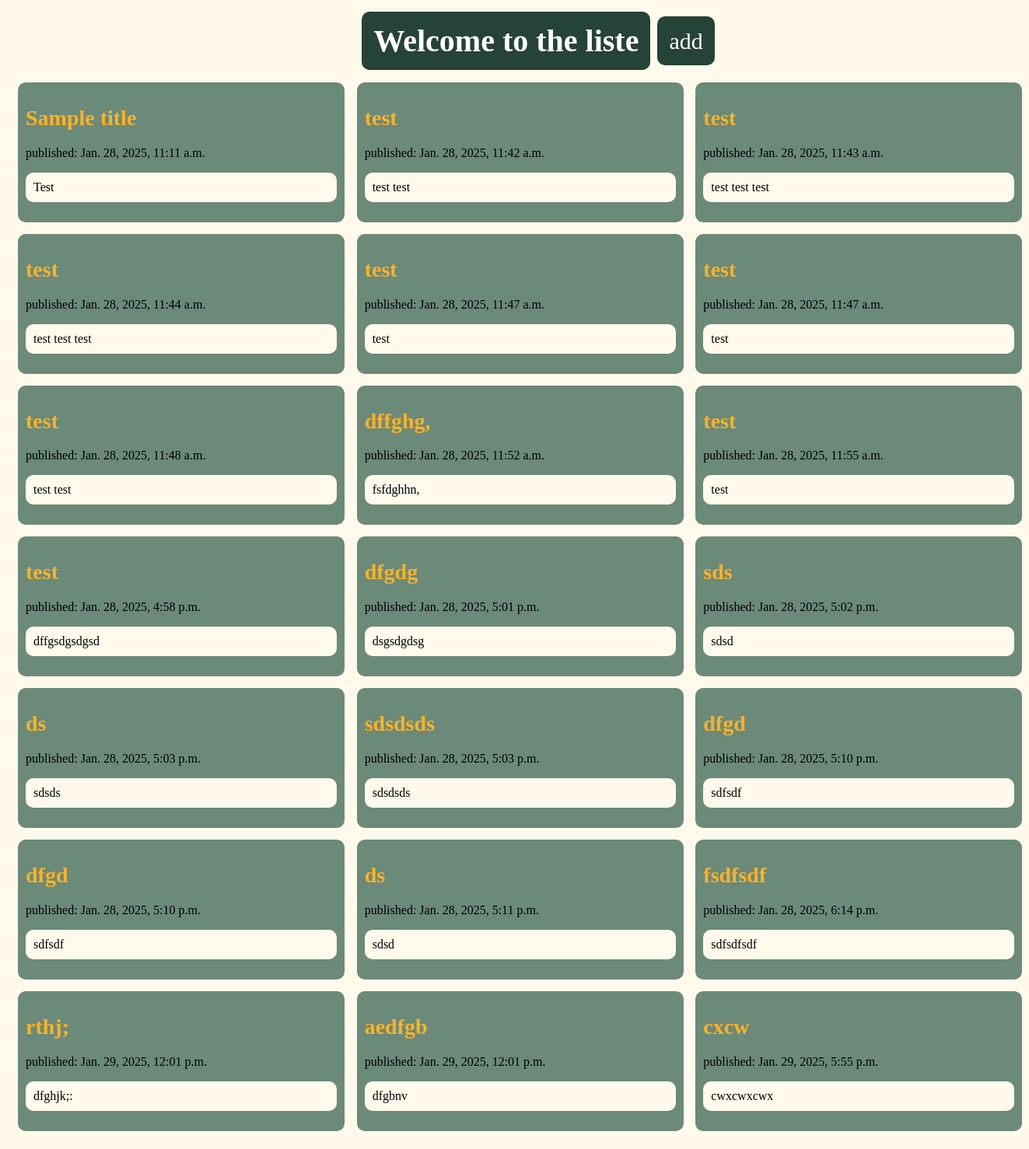
Page /next/ on the earlier database version.
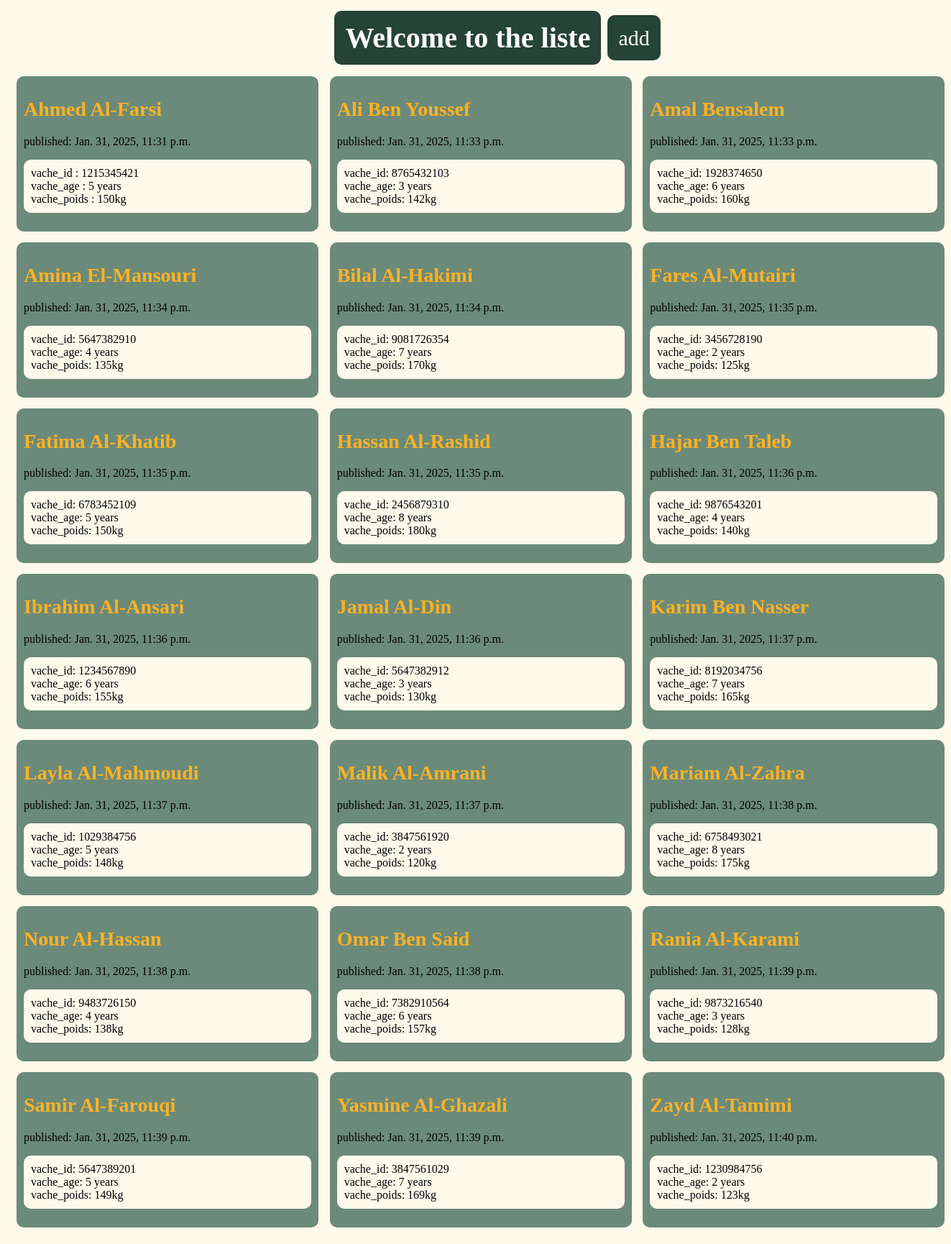
Same page on the later database version.
### blog/models.py (models this page shows, shortened)
class Post(models.Model):
    author = models.ForeignKey(settings.AUTH_USER_MODEL, on_delete=models.CASCADE)
    title = models.CharField(max_length=200)
    text = models.TextField()
    created_date = models.DateTimeField(default=timezone.now)
    published_date = models.DateTimeField(blank=True, null=True)

### blog/views.py (the view)
# urls.py: path('next/', views.post_list, name='post_list'),
def post_list(request):
    posts = Post.objects.all()
    return render(request, 'blog/post-list.html', {'posts': posts})

### blog/templates/blog/post-list.html
{% extends 'blog/next.html' %}
{% block content %}
    {% for post in posts %}
        <article id="art">
            <div id="di1" >
                <h2><a id="li1" href="{% url 'post_edit' pk=post.pk %}">{{ post.title }}</a></h2>
                <time id="ti">published: {{ post.published_date }}</time>
            </div>
            <p id="ppi">{{ post.text|linebreaksbr }}</p>
        </article>
    {% endfor %}
{% endblock %}

Differences in the rows shown:
changed Post: title "Sample title" → "Ahmed Al-Farsi"; published_date "Jan. 28, 2025, 11:11 a.m." → "Jan. 31, 2025, 11:31 p.m."; text "Test" → "vache_id : 1215345421 vache_age : 5 years vache_poids : 150kg"
changed Post: title "test" → "Ali Ben Youssef"; published_date "Jan. 28, 2025, 11:42 a.m." → "Jan. 31, 2025, 11:33 p.m."; text "test test" → "vache_id: 8765432103 vache_age: 3 years vache_poids: 142kg"
changed Post: title "test" → "Amal Bensalem"; published_date "Jan. 28, 2025, 11:43 a.m." → "Jan. 31, 2025, 11:33 p.m."; text "test test test" → "vache_id: 1928374650 vache_age: 6 years vache_poids: 160kg"
changed Post: title "test" → "Amina El-Mansouri"; published_date "Jan. 28, 2025, 11:44 a.m." → "Jan. 31, 2025, 11:34 p.m."; text "test test test" → "vache_id: 5647382910 vache_age: 4 years vache_poids: 135kg"
changed Post: title "test" → "Bilal Al-Hakimi"; published_date "Jan. 28, 2025, 11:47 a.m." → "Jan. 31, 2025, 11:34 p.m."; text "test" → "vache_id: 9081726354 vache_age: 7 years vache_poids: 170kg"
changed Post: title "test" → "Fares Al-Mutairi"; published_date "Jan. 28, 2025, 11:47 a.m." → "Jan. 31, 2025, 11:35 p.m."; text "test" → "vache_id: 3456728190 vache_age: 2 years vache_poids: 125kg"
changed Post: title "test" → "Fatima Al-Khatib"; published_date "Jan. 28, 2025, 11:48 a.m." → "Jan. 31, 2025, 11:35 p.m."; text "test test" → "vache_id: 6783452109 vache_age: 5 years vache_poids: 150kg"
changed Post: title "dffghg," → "Hassan Al-Rashid"; published_date "Jan. 28, 2025, 11:52 a.m." → "Jan. 31, 2025, 11:35 p.m."; text "fsfdghhn," → "vache_id: 2456879310 vache_age: 8 years vache_poids: 180kg"
changed Post: title "test" → "Hajar Ben Taleb"; published_date "Jan. 28, 2025, 11:55 a.m." → "Jan. 31, 2025, 11:36 p.m."; text "test" → "vache_id: 9876543201 vache_age: 4 years vache_poids: 140kg"
changed Post: title "test" → "Ibrahim Al-Ansari"; published_date "Jan. 28, 2025, 4:58 p.m." → "Jan. 31, 2025, 11:36 p.m."; text "dffgsdgsdgsd" → "vache_id: 1234567890 vache_age: 6 years vache_poids: 155kg"
changed Post: title "dfgdg" → "Jamal Al-Din"; published_date "Jan. 28, 2025, 5:01 p.m." → "Jan. 31, 2025, 11:36 p.m."; text "dsgsdgdsg" → "vache_id: 5647382912 vache_age: 3 years vache_poids: 130kg"
changed Post: title "sds" → "Karim Ben Nasser"; published_date "Jan. 28, 2025, 5:02 p.m." → "Jan. 31, 2025, 11:37 p.m."; text "sdsd" → "vache_id: 8192034756 vache_age: 7 years vache_poids: 165kg"
changed Post: title "ds" → "Layla Al-Mahmoudi"; published_date "Jan. 28, 2025, 5:03 p.m." → "Jan. 31, 2025, 11:37 p.m."; text "sdsds" → "vache_id: 1029384756 vache_age: 5 years vache_poids: 148kg"
changed Post: title "sdsdsds" → "Malik Al-Amrani"; published_date "Jan. 28, 2025, 5:03 p.m." → "Jan. 31, 2025, 11:37 p.m."; text "sdsdsds" → "vache_id: 3847561920 vache_age: 2 years vache_poids: 120kg"
changed Post: title "dfgd" → "Mariam Al-Zahra"; published_date "Jan. 28, 2025, 5:10 p.m." → "Jan. 31, 2025, 11:38 p.m."; text "sdfsdf" → "vache_id: 6758493021 vache_age: 8 years vache_poids: 175kg"
changed Post: title "dfgd" → "Nour Al-Hassan"; published_date "Jan. 28, 2025, 5:10 p.m." → "Jan. 31, 2025, 11:38 p.m."; text "sdfsdf" → "vache_id: 9483726150 vache_age: 4 years vache_poids: 138kg"
changed Post: title "ds" → "Omar Ben Said"; published_date "Jan. 28, 2025, 5:11 p.m." → "Jan. 31, 2025, 11:38 p.m."; text "sdsd" → "vache_id: 7382910564 vache_age: 6 years vache_poids: 157kg"
changed Post: title "fsdfsdf" → "Rania Al-Karami"; published_date "Jan. 28, 2025, 6:14 p.m." → "Jan. 31, 2025, 11:39 p.m."; text "sdfsdfsdf" → "vache_id: 9873216540 vache_age: 3 years vache_poids: 128kg"
changed Post: title "rthj;" → "Samir Al-Farouqi"; published_date "Jan. 29, 2025, 12:01 p.m." → "Jan. 31, 2025, 11:39 p.m."; text "dfghjk;:" → "vache_id: 5647389201 vache_age: 5 years vache_poids: 149kg"
changed Post: title "aedfgb" → "Yasmine Al-Ghazali"; published_date "Jan. 29, 2025, 12:01 p.m." → "Jan. 31, 2025, 11:39 p.m."; text "dfgbnv" → "vache_id: 3847561029 vache_age: 7 years vache_poids: 169kg"
changed Post: title "cxcw" → "Zayd Al-Tamimi"; published_date "Jan. 29, 2025, 5:55 p.m." → "Jan. 31, 2025, 11:40 p.m."; text "cwxcwxcwx" → "vache_id: 1230984756 vache_age: 2 years vache_poids: 123kg"
